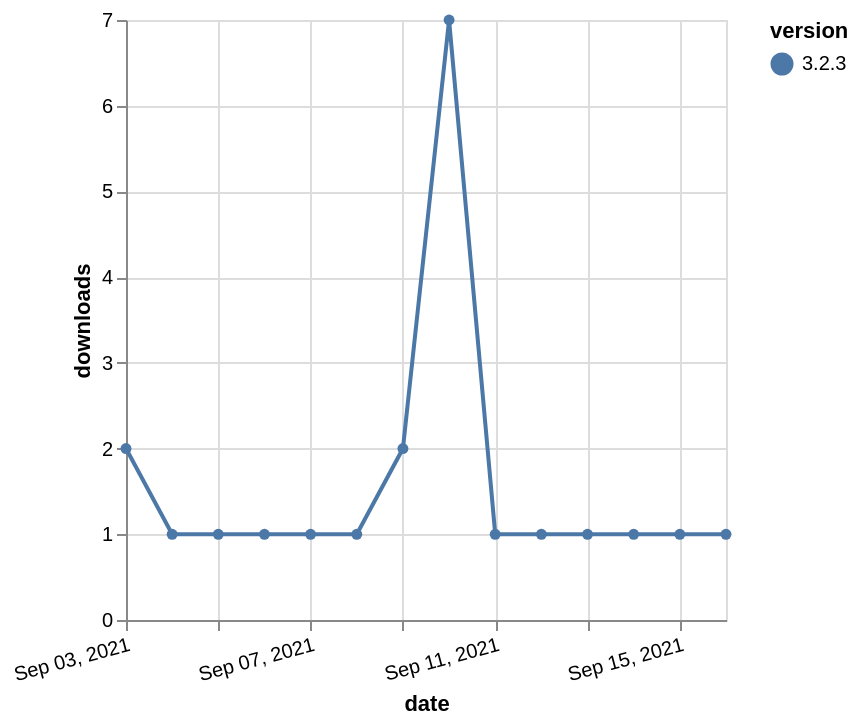

Write a Vega-Lite specification for this figure.
### Vega-Lite specification from a JSON file in a GitHub repository (floating-point values rounded to 4 significant figures)
{"$schema": "https://vega.github.io/schema/vega-lite/v5.json", "description": "A simple bar chart with embedded data.", "data": {"values": [{"date": "2021-09-03", "total": 511, "delta": 2, "version": "3.2.3"}, {"date": "2021-09-04", "total": 512, "delta": 1, "version": "3.2.3"}, {"date": "2021-09-05", "total": 513, "delta": 1, "version": "3.2.3"}, {"date": "2021-09-06", "total": 514, "delta": 1, "version": "3.2.3"}, {"date": "2021-09-07", "total": 515, "delta": 1, "version": "3.2.3"}, {"date": "2021-09-08", "total": 516, "delta": 1, "version": "3.2.3"}, {"date": "2021-09-09", "total": 518, "delta": 2, "version": "3.2.3"}, {"date": "2021-09-10", "total": 525, "delta": 7, "version": "3.2.3"}, {"date": "2021-09-11", "total": 526, "delta": 1, "version": "3.2.3"}, {"date": "2021-09-12", "total": 527, "delta": 1, "version": "3.2.3"}, {"date": "2021-09-13", "total": 528, "delta": 1, "version": "3.2.3"}, {"date": "2021-09-14", "total": 529, "delta": 1, "version": "3.2.3"}, {"date": "2021-09-15", "total": 530, "delta": 1, "version": "3.2.3"}, {"date": "2021-09-16", "total": 531, "delta": 1, "version": "3.2.3"}]}, "width": "container", "mark": {"type": "line", "point": {"filled": true}}, "encoding": {"x": {"field": "date", "type": "temporal", "timeUnit": "yearmonthdate", "title": "date", "axis": {"labelAngle": -15}}, "y": {"field": "delta", "type": "quantitative", "title": "downloads"}, "color": {"field": "version", "type": "nominal"}, "tooltip": {"field": "delta"}}}
